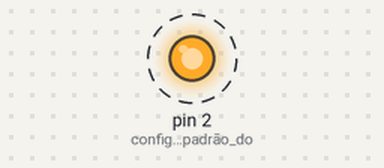
Recording of a sketch running on a simulated Arduino Uno, built with avr-gcc and run on an emulated ATmega328P. On the bench: output pins drawn as LEDs (lit = HIGH). Dashed ring = blinking.

Above: at 0.04 s.
Timing chart, 0 to 3.0 s (numbered marks = the images above):
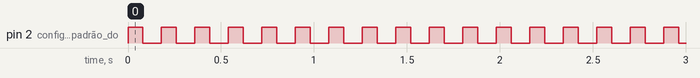

Measured:
- by itself, pin 2 (configura_porta_padrão_do): alternates HIGH for 0.08 s and LOW for 0.10 s

The sketch:

ligarLedPortaDigital.ino
```cpp
void setup() {
  pinMode(2, OUTPUT); // configura porta padrão do LED para saída de dados (led na porta digital 2)
}

void loop() {
  digitalWrite(2, HIGH); // comando para LED ascender
  delay(80); // tempo de espera em milissegundos
  digitalWrite(2, LOW); // comando para LED apagar
  delay(100);
}
```
